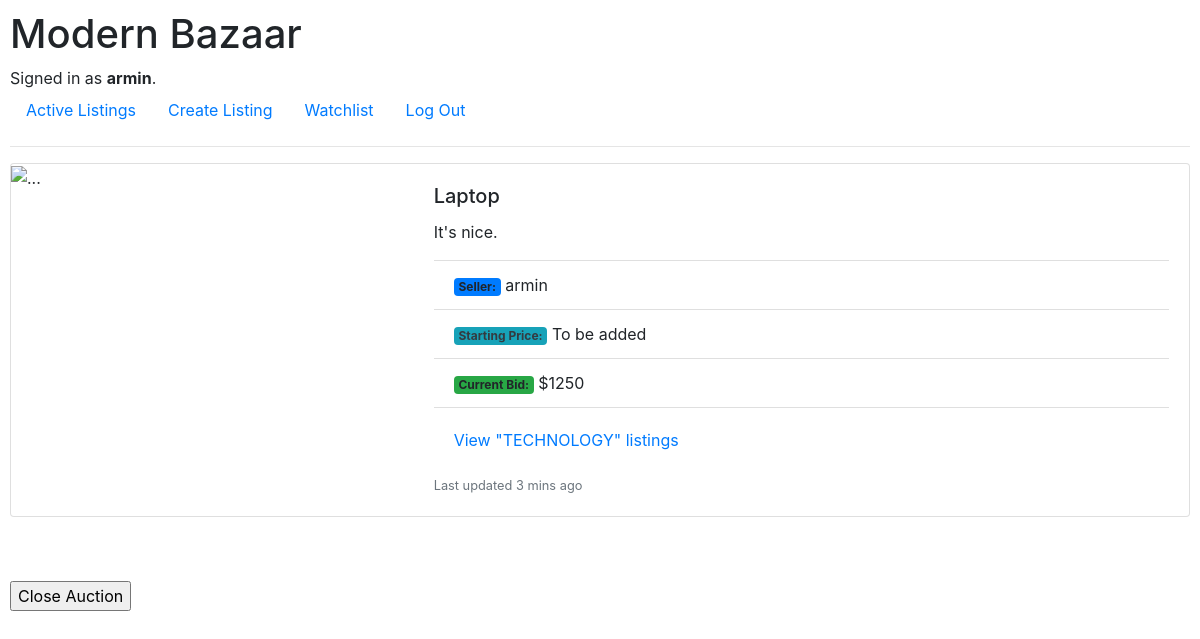
/6 (signed in), run on an earlier commit of the app's database.
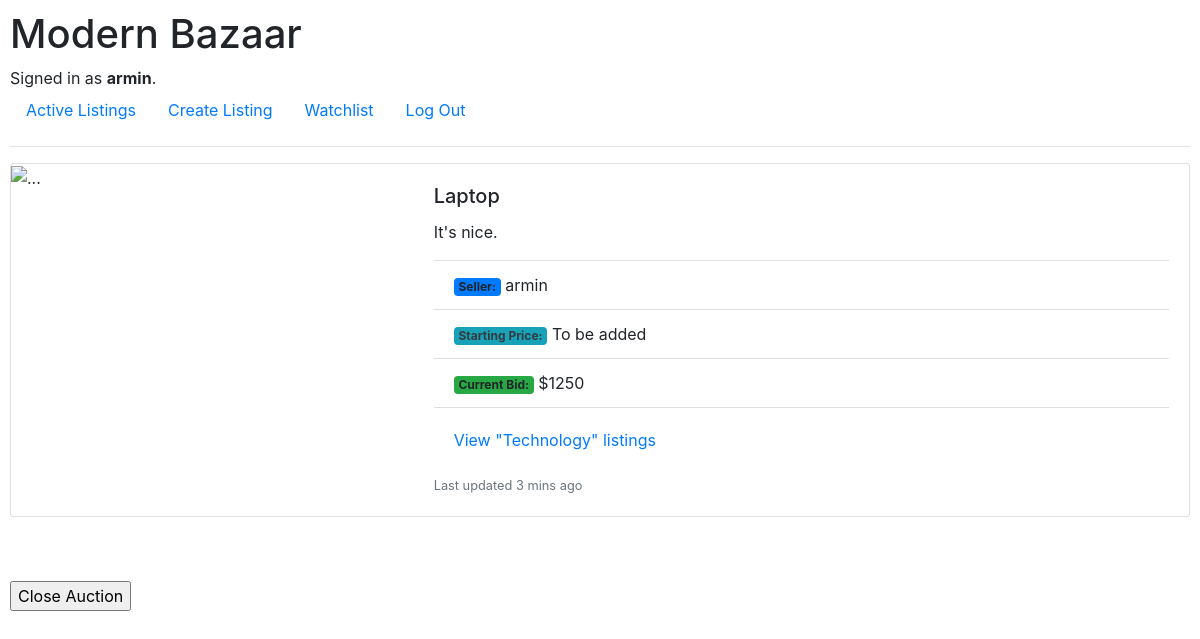
And on a later commit of the database.
### auctions/models.py (models this page shows, shortened)
class Listing(models.Model):
    seller = models.ForeignKey(User, on_delete=models.CASCADE, null=True) #why?
    title = models.CharField(max_length=69)
    description = models.CharField(max_length=69)
    current_bid = models.IntegerField()
    category = models.CharField(max_length=69, null=True)
    active = models.BooleanField(default=True)

class User(AbstractUser, models.Model):
    pass

### auctions/views.py (the view, shortened to what this page needs)
# urls.py: path("<int:listing_id>", views.listing, name="listing"),
def listing(request, listing_id):
    listing = Listing.objects.get(id=listing_id)
    bidder = User.objects.get(id= request.session['user'])
    watch_list = Watchlist.objects.filter(watcher= bidder, item= listing).exists()
    if Comment.objects.filter(item= listing).exists():   #cut this down, use query set for input
        comments = Comment.objects.filter(item= listing)
    else:
        comments = False
    return render(request, "auctions/listing.html", {
        "listing": listing,
        "form": ActionOnListing(),
        "comments": comments,
        "bidder": bidder,
        "exists": Bid.objects.filter(item= listing).exists(),
        "bids": Bid.objects.filter(item= listing),
        "watchlist": watch_list
    })

### auctions/views.py
class ActionOnListing(forms.Form):
    place_bid = forms.IntegerField(min_value=0, required=False)
    comment = forms.CharField(max_length=67, required=False)

### auctions/templates/auctions/listing.html (shortened to what this page needs)
{% extends "auctions/layout.html" %}
{% block body %}
  <div class="card mb-3" style="max-width: 1200px;">
    <div class="row g-0">
      <div class="col-md-4">
        <img src="..." class="img-fluid rounded-start" alt="...">
      </div>
      <div class="col-md-8">
        <div class="card-body">
          <h5 class="card-title">{{ listing.title }}</h5>
          <ul class="list-group list-group-flush">
            <p class="card-text">{{ listing.description }}</p>
            <li class="list-group-item"><span class="badge bg-primary">Seller:</span> {{ listing.seller }}</li>
            <li class="list-group-item"><span class="badge bg-info text-dark">Starting Price:</span> To be added</li>
            <li class="list-group-item"><span class="badge bg-success">Current Bid:</span> ${{ listing.current_bid }}</li>
          </ul>
          <div class="card-body">
            <a href="{% url 'category' listing.category %}" class="card-link">View "{{ listing.category }}" listings</a>
          </div>
          <p class="card-text"><small class="text-muted">Last updated 3 mins ago</small></p>
        </div>
      </div>
    </div>
  </div>
  <br>
    {% if listing.active %}
        {% if listing.seller != bidder %}
            <form action="{% url 'listing' listing.id %}" method="post">
                {% csrf_token %}
                {{ form }}
            <input type="submit" name="form" >
            </form>
            {% if watchlist == False %}
                <form action="{% url 'listing' listing.id %}" method="post">
                    {% csrf_token %}
                    <br>
                    <input type="submit" value="Add to Watchlist" name="watchlist">
                </form>
            {% else %}
                <form action="{% url 'listing' listing.id %}" method="post">
                    {% csrf_token %}
                    <br>
                    <input type="submit" value="Remove from Watchlist" name="remove-watchlist">
                </form>
            {% endif %}
            <div>{{ message }}</div>
        {% else %}
            <form action="{% url 'listing' listing.id %}" method="post">
                <br>
                <input type="submit" value="Close Auction" name= "close">
            </form>
        {% endif %}
    {% endif %}
{% endblock %}

What changed in the data, as far as the page shows it:
changed Listing "Laptop": category "TECHNOLOGY" → "Technology"
